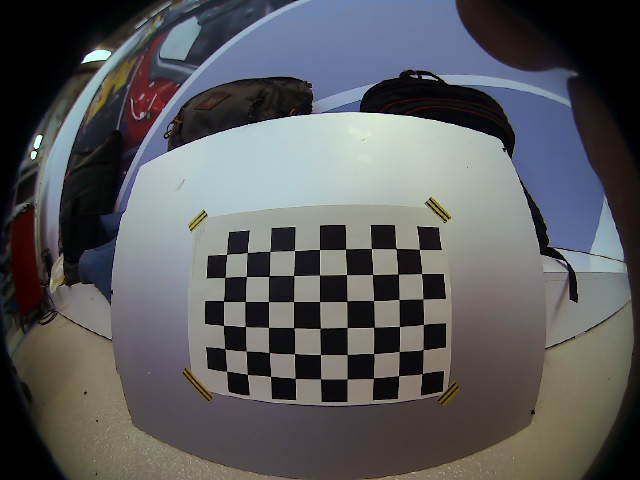
#> input picture Image undistortion/calibration_images/image0.jpg, 640 x 480 px; its folder holds only this picture in this run
$ python undistortion.py   (older library calls are emulated)
#> lines starting #> are read from the running program, lines starting #| are printed output that depends on the picture
import cv2
import time
import glob
import numpy as np
import matplotlib.pyplot as plt
import matplotlib.image as mpimg
from sklearn.cluster import DBSCAN

checkboard = (6,9)
subpix_criteria = (cv2.TERM_CRITERIA_EPS+cv2.TERM_CRITERIA_MAX_ITER, 30, 0.1)
images = glob.glob('/home/robotics/Lane Detection/Image undistortion/calibration_images/image*.jpg')#path to chessboard images


def calibrate(images):
	# print('Calibrating camera')
	objpoints = []
	imgpoints = []
	objp = np.zeros((1, checkboard[0]*checkboard[1], 3), np.float32)
	objp[0,:,:2] = np.mgrid[0:checkboard[0], 0:checkboard[1]].T.reshape(-1, 2)
	for fnames in images:
		img = cv2.imread(fnames)
#> img is the input picture: shape (480, 640, 3); mean B, G, R 92, 90, 89.4
		gray = cv2.cvtColor(img, cv2.COLOR_BGR2GRAY)
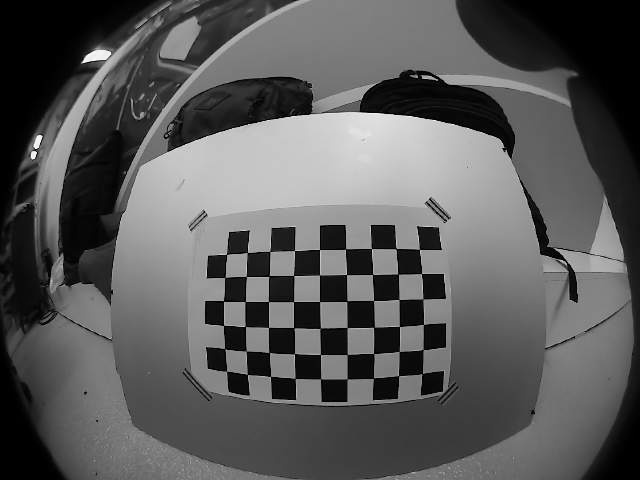
#> gray: shape (480, 640); min 0, max 253, mean 90
		ret,corners = cv2.findChessboardCorners(gray, (6,9), cv2.CALIB_CB_ADAPTIVE_THRESH+cv2.CALIB_CB_FAST_CHECK+cv2.CALIB_CB_NORMALIZE_IMAGE)
#> ret = True; corners = 54 rows, first 8: [419.5, 249.4], [421.4, 273.5], [423.1, 298.8], [423.5, 324.5], [423.3, 349.3], [422.3, 373.5], [396.1, 248.7], [398, 274.1]
		if ret == True:
			image = cv2.drawChessboardCorners(img, (6,9),corners, ret)
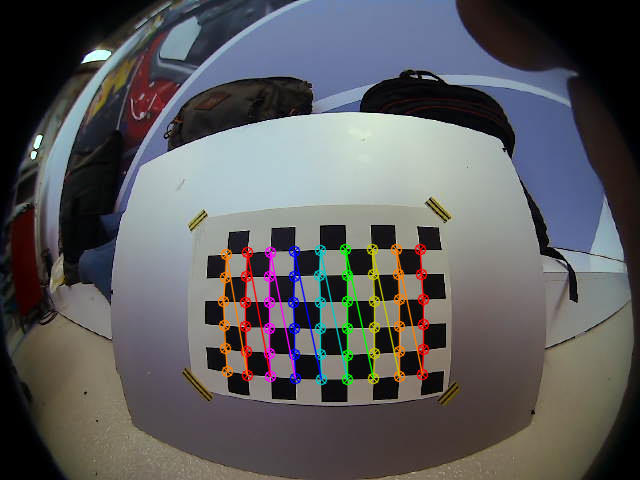
#> image: shape (480, 640, 3); mean B, G, R 92.1, 90.5, 90.9
			objpoints.append(objp)
			cv2.cornerSubPix(gray,corners,(3,3),(-1,-1),subpix_criteria)
			imgpoints.append(corners)
	N_OK = len(objpoints)
	objpoints = np.reshape(objpoints, (N_OK, 1, 6*9, 3))
	imgpoints = np.reshape(imgpoints, (N_OK, 1, 6*9, 2))
	rvecs = [np.zeros((1, 1, 3), dtype=np.float64) for i in range(N_OK)]
	tvecs = [np.zeros((1, 1, 3), dtype=np.float64) for i in range(N_OK)]
	K = np.zeros((3,3), np.float32)
	D = np.zeros((4,1), np.float32)
	flag = cv2.fisheye.CALIB_RECOMPUTE_EXTRINSIC + cv2.fisheye.CALIB_CHECK_COND + cv2.fisheye.CALIB_FIX_SKEW
	ret, K, D,rvecs, tvecs = cv2.fisheye.calibrate(objpoints, imgpoints, gray.shape[::-1],K, D, rvecs, tvecs, flag ,(cv2.TERM_CRITERIA_EPS+cv2.TERM_CRITERIA_MAX_ITER, 30, 1e-6))
#> ret = 0.28; K = [[234.9, 0, 330], [0, 234.2, 281.4], [0, 0, 1]]; D = [-0.0769, -0.154, 1.66, -3.23]; rvecs = ([-0.0753, 0.139, 1.55],); tvecs = ([3.6, -1.3, 8.81],)
	print('Calibrated-uundistorting')
	return K, D

def undistort(image, K, D):
	h, w = image.shape[:2]
	map1, map2 = cv2.fisheye.initUndistortRectifyMap(K, D, np.eye(3), K, (w,h), cv2.CV_16SC2)
	undistorted_img = cv2.remap(image, map1, map2, interpolation=cv2.INTER_LINEAR, borderMode=cv2.BORDER_CONSTANT)
	# [7 lines of commented-out code are left out]
	return undistorted_img#, new_K
K, D = calibrate(images)
#> K = [[234.9, 0, 330], [0, 234.2, 281.4], [0, 0, 1]]; D = [-0.0769, -0.154, 1.66, -3.23]
frames = sorted(glob.glob('/home/robotics/my/right/right_h2/frame*.jpg'))#path to distorted images
for image in frames:
	image = cv2.imread(image)
	undistorted = undistort(image, K,D)

$ run again, on Image undistortion/calibration_images/image12.jpg
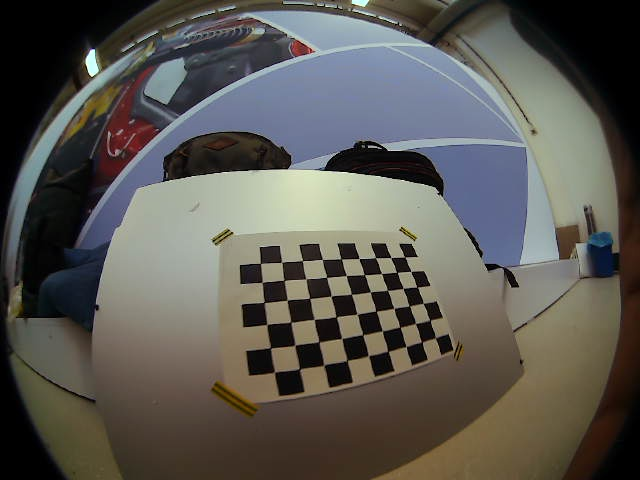
#> input picture Image undistortion/calibration_images/image12.jpg, 640 x 480 px
#> in calibrate, img is the input picture: shape (480, 640, 3); mean B, G, R 83, 88.7, 90.9
#> in calibrate, `gray = cv2.cvtColor(img, cv2.COLOR_BGR2GRAY)`:
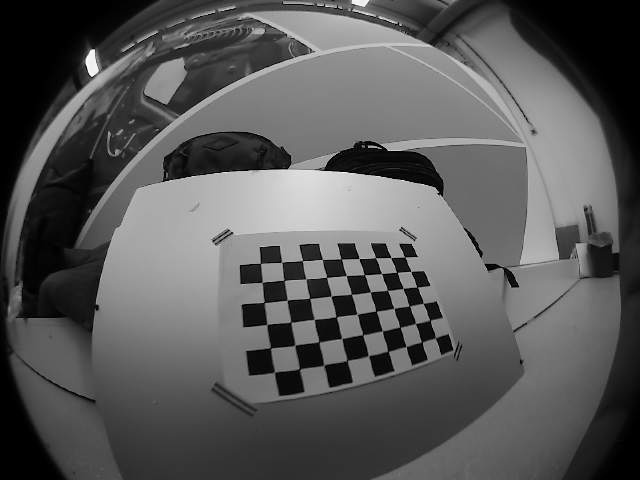
#> gray: shape (480, 640); min 0, max 253, mean 88.7
#> in calibrate, `ret,corners = cv2.findChessboardCorners(gray, (6,9), cv2.CALIB_CB_ADAP..`: ret = True; corners = 54 rows, first 8: [404.7, 257.1], [410.9, 271.6], [417, 287], [423.1, 303.2], [430.3, 320.3], [435.3, 337.7], [390.7, 257.7], [397, 272.5]
#> in calibrate, `image = cv2.drawChessboardCorners(img, (6,9),corners, ret)`:
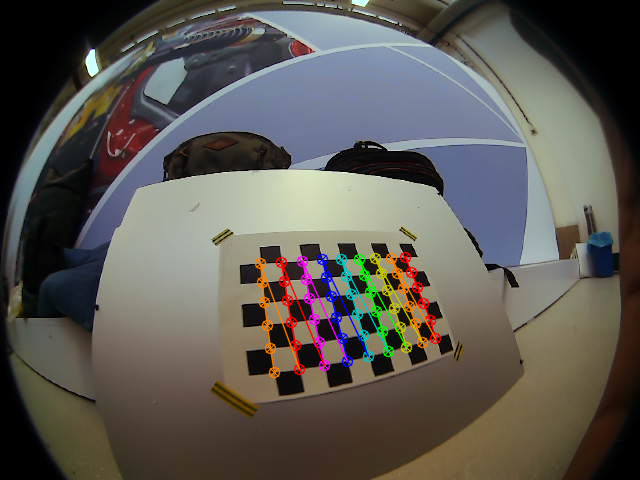
#> image: shape (480, 640, 3); mean B, G, R 83.3, 89.1, 92.1
#> in calibrate, `ret, K, D,rvecs, tvecs = cv2.fisheye.calibrate(objpoints, imgpoints, g..`: ret = 0.262; K = [[232.2, 0, 327.7], [0, 231.3, 282.7], [0, 0, 1]]; D = [0.143, -2.92, 15.46, -26.84]; rvecs = ([-0.601, 0.162, 1.37],); tvecs = ([4.48, -1.5, 12.9],)
#> `K, D = calibrate(images)`: K = [[232.2, 0, 327.7], [0, 231.3, 282.7], [0, 0, 1]]; D = [0.143, -2.92, 15.46, -26.84]

$ run again, on Image undistortion/calibration_images/image13.jpg
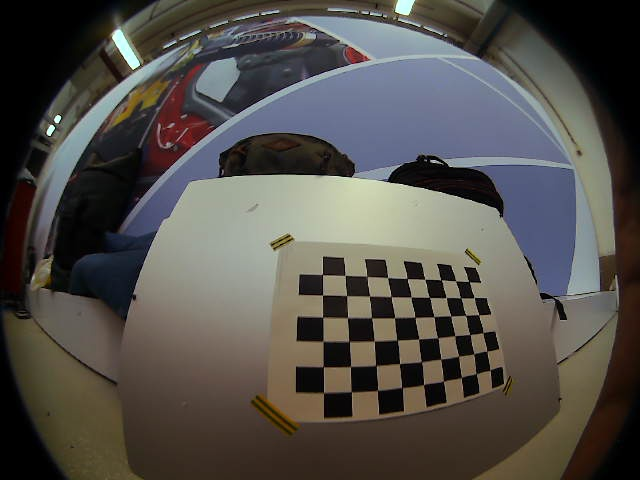
#> input picture Image undistortion/calibration_images/image13.jpg, 640 x 480 px
#> in calibrate, img is the input picture: shape (480, 640, 3); mean B, G, R 74.9, 79.5, 82.7
#> in calibrate, `gray = cv2.cvtColor(img, cv2.COLOR_BGR2GRAY)`:
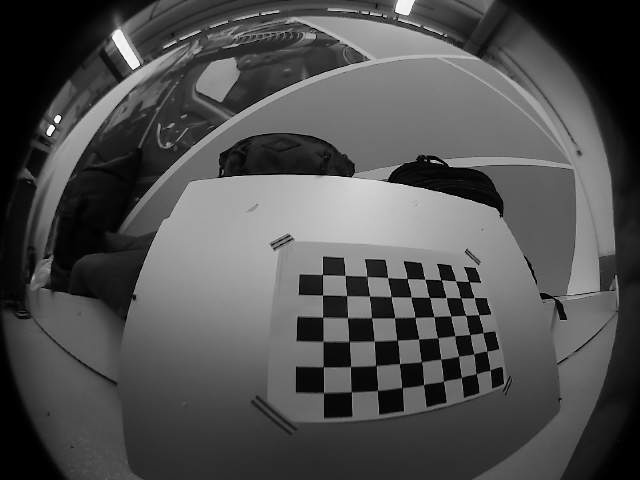
#> gray: shape (480, 640); min 0, max 253, mean 79.9
#> in calibrate, `ret,corners = cv2.findChessboardCorners(gray, (6,9), cv2.CALIB_CB_ADAP..`: ret = True; corners = 54 rows, first 8: [469.1, 281.5], [474.2, 297.5], [478.7, 314.9], [483, 332.8], [486.7, 351.4], [489.9, 370.2], [455.6, 280.8], [460.7, 297.7]
#> in calibrate, `image = cv2.drawChessboardCorners(img, (6,9),corners, ret)`:
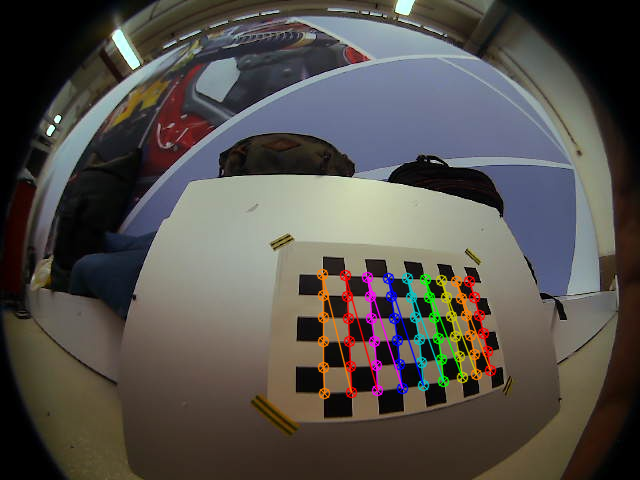
#> image: shape (480, 640, 3); mean B, G, R 75.3, 80, 84.2
#> in calibrate, `ret, K, D,rvecs, tvecs = cv2.fisheye.calibrate(objpoints, imgpoints, g..`: ret = 0.261; K = [[231, 0, 322.1], [0, 226.8, 281.4], [0, 0, 1]]; D = [-0.0298, 0.00872, -0.0205, 0.00439]; rvecs = ([-0.487, 0.347, 1.54],); tvecs = ([7.98, 0.00629, 10.62],)
#> `K, D = calibrate(images)`: K = [[231, 0, 322.1], [0, 226.8, 281.4], [0, 0, 1]]; D = [-0.0298, 0.00872, -0.0205, 0.00439]

$ run again, on Image undistortion/calibration_images/image14.jpg
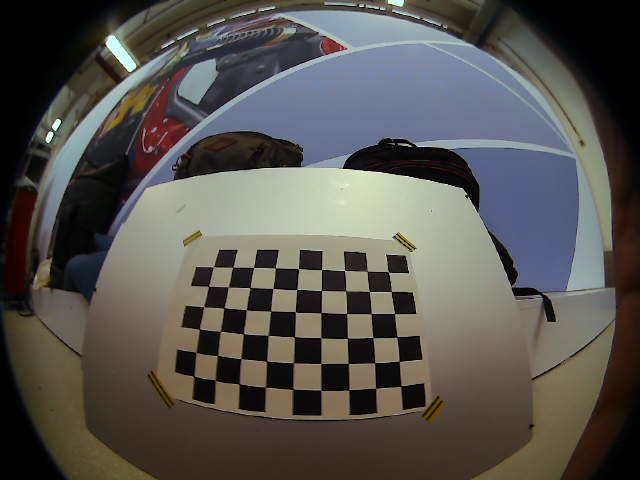
#> input picture Image undistortion/calibration_images/image14.jpg, 640 x 480 px
#> in calibrate, img is the input picture: shape (480, 640, 3); mean B, G, R 79.5, 84, 86.5
#> in calibrate, `gray = cv2.cvtColor(img, cv2.COLOR_BGR2GRAY)`:
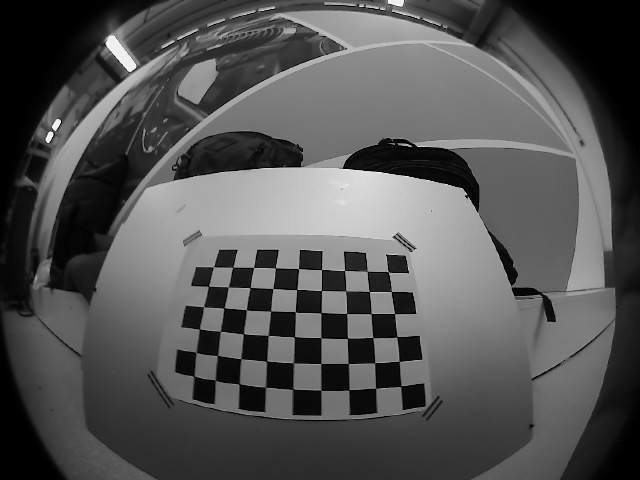
#> gray: shape (480, 640); min 0, max 253, mean 84.2
#> in calibrate, `ret,corners = cv2.findChessboardCorners(gray, (6,9), cv2.CALIB_CB_ADAP..`: ret = True; corners = 54 rows, first 8: [388.3, 271.9], [391.5, 291.6], [394.5, 313.5], [396.8, 336.7], [399.2, 361.4], [400.9, 386.2], [367.3, 271.4], [369.4, 291.6]
#> in calibrate, `image = cv2.drawChessboardCorners(img, (6,9),corners, ret)`:
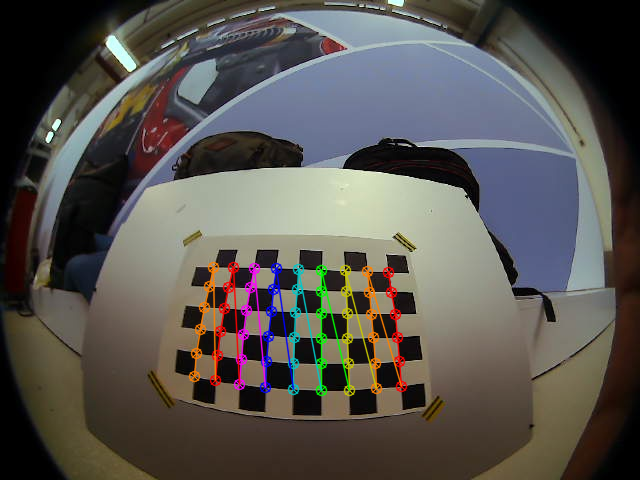
#> image: shape (480, 640, 3); mean B, G, R 79.9, 84.6, 87.9
#> in calibrate, `ret, K, D,rvecs, tvecs = cv2.fisheye.calibrate(objpoints, imgpoints, g..`: ret = 0.241; K = [[236.2, 0, 328.8], [0, 237.1, 281.2], [0, 0, 1]]; D = [-0.0413, -0.0579, 0.0115, 0.0574]; rvecs = ([-0.467, 0.35, 1.54],); tvecs = ([2.68, -0.408, 10.34],)
#> `K, D = calibrate(images)`: K = [[236.2, 0, 328.8], [0, 237.1, 281.2], [0, 0, 1]]; D = [-0.0413, -0.0579, 0.0115, 0.0574]

$ run again, on Image undistortion/calibration_images/image1.jpg
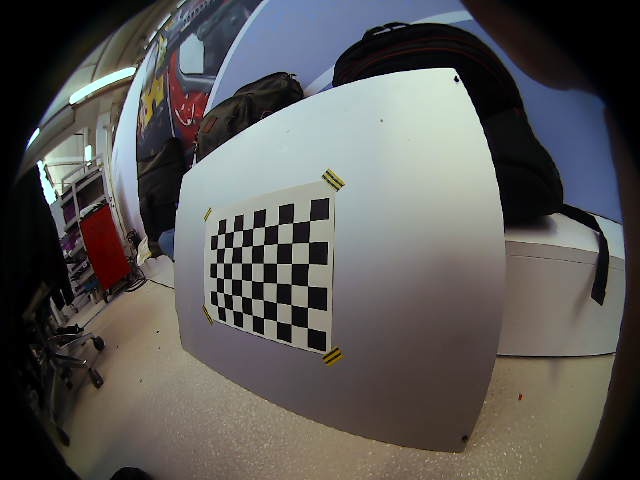
#> input picture Image undistortion/calibration_images/image1.jpg, 640 x 480 px
#> in calibrate, img is the input picture: shape (480, 640, 3); mean B, G, R 85.6, 87.6, 89.3
#> in calibrate, `gray = cv2.cvtColor(img, cv2.COLOR_BGR2GRAY)`:
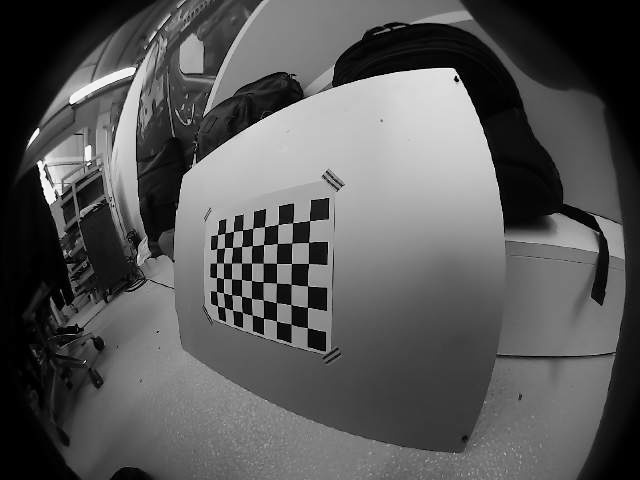
#> gray: shape (480, 640); min 0, max 254, mean 87.9
#> in calibrate, `ret,corners = cv2.findChessboardCorners(gray, (6,9), cv2.CALIB_CB_ADAP..`: ret = True; corners = 54 rows, first 8: [309.6, 220.5], [308.6, 242.3], [308.5, 263.5], [307.6, 285.6], [307.5, 307.4], [307.4, 327.6], [292.6, 222.7], [291.6, 243.1]
#> in calibrate, `image = cv2.drawChessboardCorners(img, (6,9),corners, ret)`:
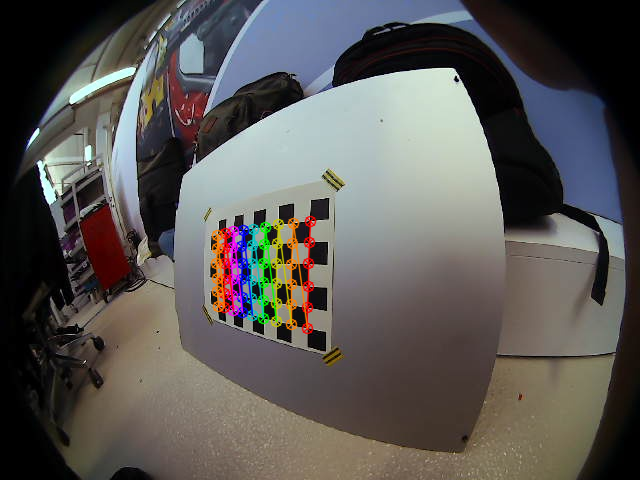
#> image: shape (480, 640, 3); mean B, G, R 85.5, 88, 90.4
#> in calibrate, `ret, K, D,rvecs, tvecs = cv2.fisheye.calibrate(objpoints, imgpoints, g..`: ret = 0.32; K = [[188.3, 0, 325.1], [0, 200.7, 274.1], [0, 0, 1]]; D = [0.0955, -1.06, 4.98, -7.18]; rvecs = ([0.372, 0.319, 1.57],); tvecs = ([-0.773, -2.47, 9.06],)
#> `K, D = calibrate(images)`: K = [[188.3, 0, 325.1], [0, 200.7, 274.1], [0, 0, 1]]; D = [0.0955, -1.06, 4.98, -7.18]
